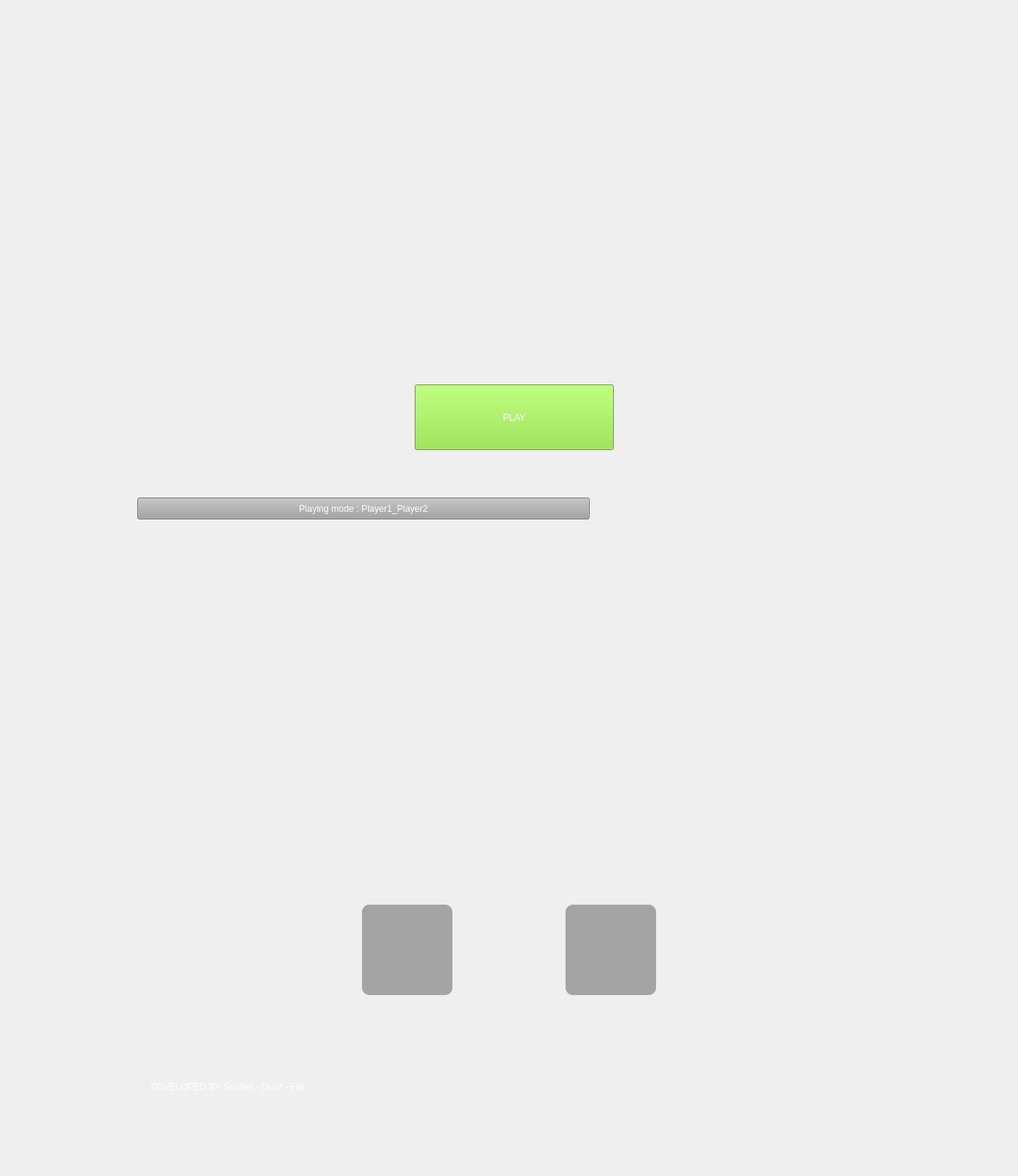
<?xml version="1.0" encoding="UTF-8"?>
<ui version="4.0">
 <class>MainWindow</class>
 <widget class="QMainWindow" name="MainWindow">
  <property name="geometry">
   <rect>
    <x>0</x>
    <y>0</y>
    <width>1350</width>
    <height>1560</height>
   </rect>
  </property>
  <property name="windowTitle">
   <string>Matches_game - Home</string>
  </property>
  <property name="windowIcon">
   <iconset resource="../resources.qrc">
    <normaloff>:/src/img/icon.png</normaloff>:/src/img/icon.png</iconset>
  </property>
  <widget class="QWidget" name="centralWidget">
   <widget class="QLabel" name="background">
    <property name="geometry">
     <rect>
      <x>0</x>
      <y>0</y>
      <width>1350</width>
      <height>1560</height>
     </rect>
    </property>
    <property name="styleSheet">
     <string notr="true">background-image: url(:/src/img/background.jpg);</string>
    </property>
    <property name="text">
     <string/>
    </property>
   </widget>
   <widget class="QLabel" name="developer">
    <property name="geometry">
     <rect>
      <x>200</x>
      <y>1350</y>
      <width>750</width>
      <height>183</height>
     </rect>
    </property>
    <property name="styleSheet">
     <string notr="true">color: rgb(255, 255, 255);</string>
    </property>
    <property name="text">
     <string>DEVELOPED BY Souihel - Diouf - Fall</string>
    </property>
   </widget>
   <widget class="QPushButton" name="play_button">
    <property name="geometry">
     <rect>
      <x>550</x>
      <y>510</y>
      <width>264</width>
      <height>87</height>
     </rect>
    </property>
    <property name="styleSheet">
     <string notr="true">color: rgb(255, 255, 255);
background-color: rgb(138, 226, 52);</string>
    </property>
    <property name="text">
     <string>PLAY</string>
    </property>
   </widget>
   <widget class="QLabel" name="logo">
    <property name="geometry">
     <rect>
      <x>480</x>
      <y>120</y>
      <width>423</width>
      <height>363</height>
     </rect>
    </property>
    <property name="styleSheet">
     <string notr="true">image: url(:/src/img/logo);</string>
    </property>
    <property name="text">
     <string/>
    </property>
   </widget>
   <widget class="QPushButton" name="sel_level_button">
    <property name="geometry">
     <rect>
      <x>182</x>
      <y>660</y>
      <width>600</width>
      <height>29</height>
     </rect>
    </property>
    <property name="styleSheet">
     <string notr="true">color: rgb(255, 255, 255);
background-color: rgb(164, 164, 164);</string>
    </property>
    <property name="text">
     <string>Playing mode : Player1_Player2</string>
    </property>
   </widget>
   <widget class="QPushButton" name="settings_button">
    <property name="geometry">
     <rect>
      <x>480</x>
      <y>1200</y>
      <width>120</width>
      <height>120</height>
     </rect>
    </property>
    <property name="styleSheet">
     <string notr="true">QPushButton{
	border-radius: 10px;
}
QPushButton:!hover{
	background-color: rgb(164, 164, 164);
}
QPushButton:hover{
	
	background-color: rgb(136, 138, 133);
}</string>
    </property>
    <property name="text">
     <string/>
    </property>
    <property name="icon">
     <iconset resource="../resources.qrc">
      <normaloff>:/src/img/icon_settings.png</normaloff>:/src/img/icon_settings.png</iconset>
    </property>
    <property name="iconSize">
     <size>
      <width>48</width>
      <height>48</height>
     </size>
    </property>
   </widget>
   <widget class="QPushButton" name="help_button">
    <property name="geometry">
     <rect>
      <x>750</x>
      <y>1200</y>
      <width>120</width>
      <height>120</height>
     </rect>
    </property>
    <property name="styleSheet">
     <string notr="true">QPushButton{
	border-radius: 10px;
}
QPushButton:!hover{
	background-color: rgb(164, 164, 164);
}
QPushButton:hover{
	
	background-color: rgb(136, 138, 133);
}</string>
    </property>
    <property name="text">
     <string/>
    </property>
    <property name="icon">
     <iconset resource="../resources.qrc">
      <normaloff>:/src/img/icon_help.png</normaloff>:/src/img/icon_help.png</iconset>
    </property>
    <property name="iconSize">
     <size>
      <width>48</width>
      <height>48</height>
     </size>
    </property>
   </widget>
  </widget>
 </widget>
 <layoutdefault spacing="6" margin="11"/>
 <resources>
  <include location="../resources.qrc"/>
 </resources>
 <connections/>
</ui>
